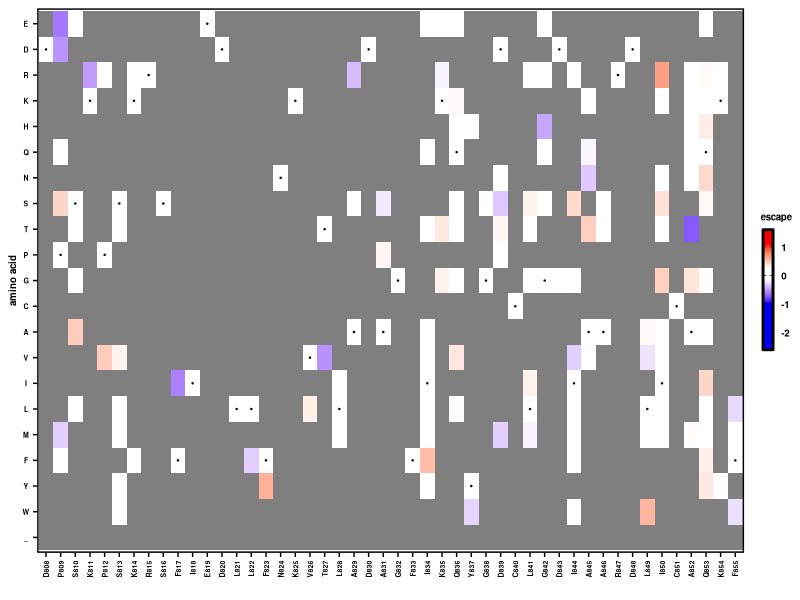
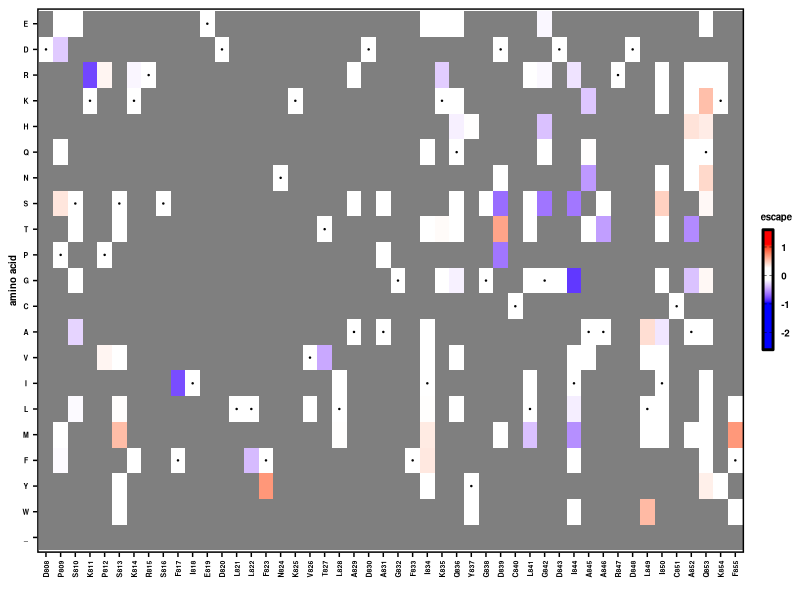
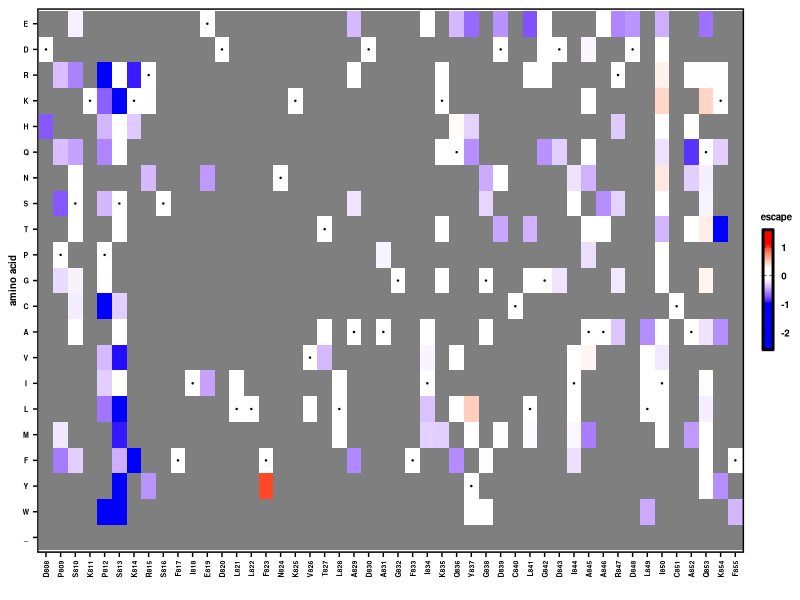
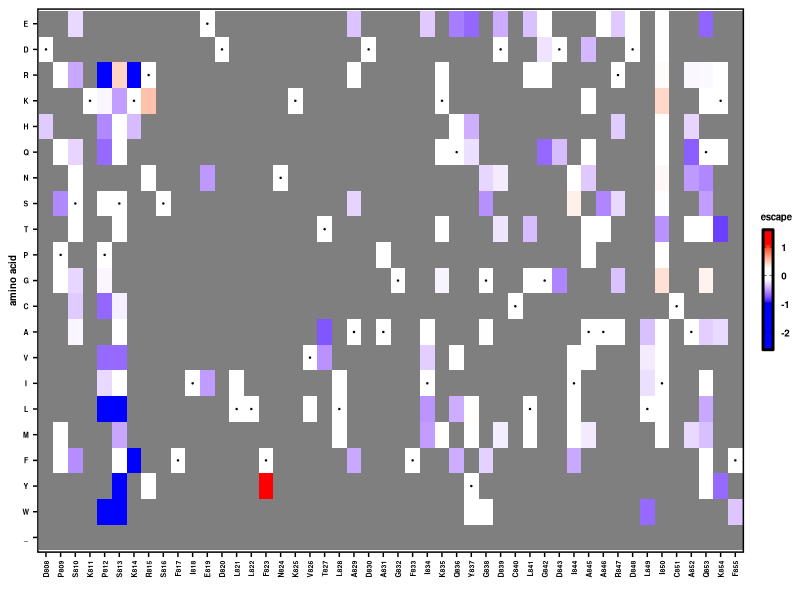

Write the R code that produced these figures, in order.
#R code
library(ggplot2)
library(scales)
library(RColorBrewer)
library(readr)
library(tidyr)
library(reshape)
library(stringr)
library(dplyr)
library(gridExtra)
library(stringr)
require(cowplot)

plot_score_heatmap <- function(fitness_table, WTresibox, start_resi, end_resi, legend_title){
  textsize <- 5
  fitness_table <- fitness_table %>%
    filter(Pos >= start_resi & Pos <= end_resi)
  WTresibox     <- WTresibox %>%
    filter(Pos >= start_resi & Pos <= end_resi) %>%
    mutate(x=x-min(x)+1)
  p <-  ggplot() +
    geom_tile(data=fitness_table,aes(x=resi,y=aa,fill=parameter)) +
    scale_fill_gradientn(colours=c("blue","blue","white","white","red","red"),
                         limits=c(-2.6,1.6),
                         values=rescale(c(-2.6, -1, -0.2, 0.2, 1, 1.5)),
                         breaks=c(-2,-1,0,1),
                         labels=c('-2','-1','0','1'),
                         guide="colorbar",
                         na.value="grey50") +
    theme_cowplot(12) +
    theme(plot.background = element_rect(fill = "white"),
          axis.text=element_text(size=textsize,face="bold",colour = 'black'),
          axis.text.x=element_text(angle=90,hjust=1,vjust=0.5,colour = 'black'),
          axis.text.y=element_text(hjust=0.5,vjust=0.5,colour = 'black'),
          axis.title=element_text(size=7,face="bold"),
          axis.line = element_line(colour = 'black', size = 0),
          panel.border = element_rect(colour = "black", fill=NA, size=1)) +
    guides(fill = guide_colorbar(title.theme=element_text(size=7,face="bold",colour='black',hjust=0.5),
                                 label.theme=element_text(size=7,face="bold",colour='black'),
                                 frame.colour="black",
                                 frame.linewidth = 1,
                                 ticks = TRUE,
                                 ticks.colour = "black",
                                 barwidth = 0.5, barheight = 6, title=legend_title)) +
    geom_point(data=WTresibox, aes(x=x, y=y), color='black', size=0.2) +
    xlab("") +
    ylab("amino acid")
}

wrapper <- function(df_plot, graphname, legend_title){
  df_plot <- df_plot %>%
    mutate(parameter=case_when(str_sub(resi,1,1)==aa ~ 0, TRUE ~ parameter)) %>% #Set WT parameter (usually 0 or 1)
    mutate(Mutation=paste(resi,aa,sep='')) %>%
    select(Mutation, avg_ipt_freq, resi, Pos, aa, parameter) #Variable name for input freq may need to chance
  print (range(df_plot$parameter,na.rm=T))
  p1 <- plot_score_heatmap(df_plot, WTresibox, 808, 855, legend_title)
  p <- grid.arrange(p1, nrow=1)
  ggsave(graphname,p,width=4, height=2, dpi=300) #Output file may need to adjust
  }

aa_level <- rev(c('E','D','R','K','H','Q','N','S','T','P','G','C','A','V','I','L','M','F','Y','W','_'))

start_pos <- 808
end_pos   <- 855

df <- read_tsv('result/FP_DMS_fit.tsv') %>%
  filter(!grepl('silent',mut_class)) %>%
  filter(!grepl('WT',mut_class)) %>%
  mutate(resi=str_sub(mut,1,-2))
residues <- unique(df$resi)

df <- df %>%
  filter(!grepl('silent',mut_class)) %>%
  filter(!grepl('WT',mut_class)) %>%
  filter(avg_ipt_freq>= 0.0001) %>%
  mutate(resi=str_sub(mut,1,-2)) %>%
  mutate(aa=str_sub(mut,-1,-1)) %>%
  filter(aa %in% aa_level) %>%
  mutate(aa=factor(aa,levels=aa_level)) %>%
  mutate(resi=factor(resi,levels=unique(residues))) %>%
  complete(resi, aa) %>%
  mutate(Pos=str_sub(resi,2,-1)) %>%
  mutate(Pos=as.numeric(as.character(Pos))) %>%
  arrange(Pos)

WTresibox  <- df %>%
  select(resi,Pos) %>%
  unique() %>%
  mutate(WT_resi=str_sub(resi,1,1)) %>%
  mutate(x=seq(1,end_pos-start_pos+1)) %>%
  mutate(y=match(WT_resi,aa_level)) %>%
  select(resi,WT_resi,Pos,x, y)

legend_title <- "escape"
fit_cutoff <- 0.75

df_plot <- df %>%
             mutate(parameter=`fit_P1-Calu3_CoV44-62` - `fit_P1-Calu3_noAb`) %>%
             mutate(parameter=ifelse(`fit_P1-Calu3_noAb`>fit_cutoff, parameter, NA)) 
wrapper(df_plot, 'graph/FP_escape_Calu3_CoV44-62.png', legend_title)

df_plot <- df %>%
             mutate(parameter=`fit_P1-Calu3_CoV44-79` - `fit_P1-Calu3_noAb`) %>%
             mutate(parameter=ifelse(`fit_P1-Calu3_noAb`>fit_cutoff, parameter, NA)) 
wrapper(df_plot, 'graph/FP_escape_Calu3_CoV44-79.png', legend_title)

df_plot <- df %>%
             mutate(parameter=`fit_P1-E6_CoV44-62` - `fit_P1-E6_noAb`) %>%
             mutate(parameter=ifelse(`fit_P1-E6_noAb`>fit_cutoff, parameter, NA)) 
wrapper(df_plot, 'graph/FP_escape_E6_CoV44-62.png', legend_title)

df_plot <- df %>%
             mutate(parameter=`fit_P1-E6_CoV44-79` - `fit_P1-E6_noAb`) %>%
             mutate(parameter=ifelse(`fit_P1-E6_noAb`>fit_cutoff, parameter, NA)) 
wrapper(df_plot, 'graph/FP_escape_E6_CoV44-79.png', legend_title)
